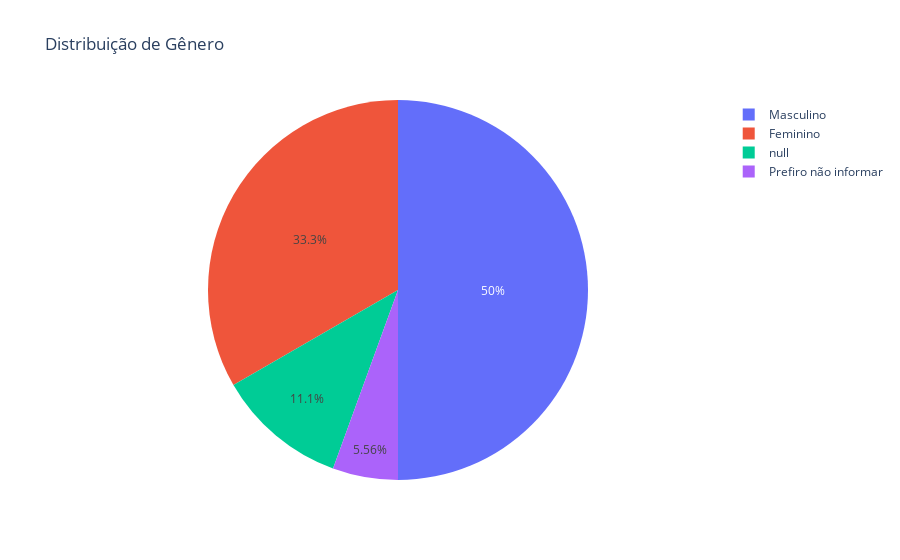

Notebook cell for this chart:
### Code cell
"""
Ainda com o intuito de também conhecer o público, esse indicador permite ir
mais profundo na análise de perfil, pois embora com idades semelhantes, pode haver 
peculiariedade entre gêneros distintos.
"""
# 3. Distribuição de gênero
fig = px.pie(clientes, names='Genero', title='Distribuição de Gênero')
fig.show()

### Figure 1 — Plotly figure (JSON) as saved in the notebook; plotly's stock layout.template omitted (floating-point values rounded to 4 significant figures)
{"data": [{"domain": {"x": [0, 1], "y": [0, 1]}, "hovertemplate": "Genero=%{label}<extra></extra>", "labels": ["Masculino", "Feminino", "Masculino", "Feminino", "Masculino", "Feminino", "Masculino", "Feminino", "Masculino", "Feminino", "Masculino", null, "Feminino", "Masculino", null, "Masculino", "Prefiro não informar", "Masculino"], "legendgroup": "", "name": "", "showlegend": true, "type": "pie"}], "layout": {"legend": {"tracegroupgap": 0}, "title": {"text": "Distribuição de Gênero"}}}
